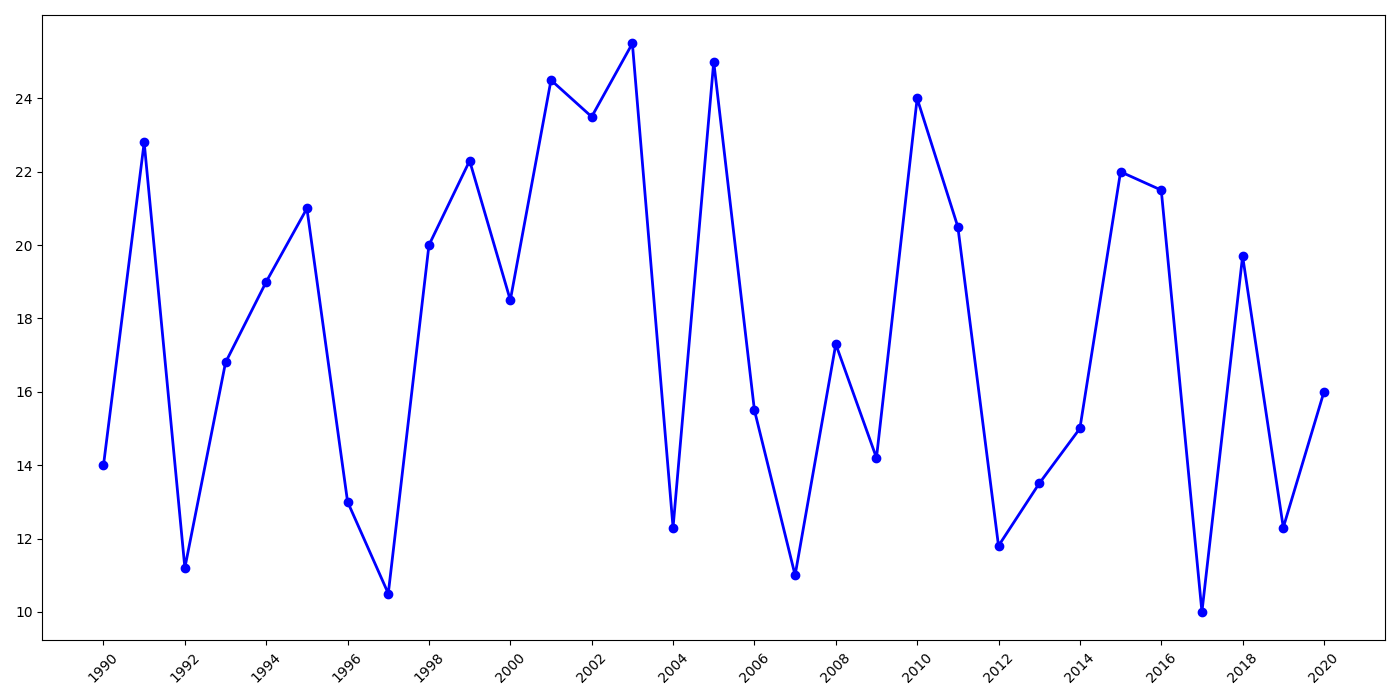

This figure's Python source:
import matplotlib.pyplot as plt
import numpy as np

years = np.arange(1990, 2021)

ice_cream_sales = np.array([
    14, 22.8, 11.2, 16.8, 19, 21, 13, 10.5, 20, 22.3,
    18.5, 24.5, 23.5, 25.5, 12.3, 25, 15.5, 11, 17.3, 14.2,
    24, 20.5, 11.8, 13.5, 15, 22, 21.5, 10, 19.7, 12.3,
    16
])

plt.figure(figsize=(14, 7))
plt.plot(years, ice_cream_sales, color='blue', marker='o', linestyle='-', linewidth=2, markersize=6)

highlight_indices = [0, 10, 20, 30]
for i in highlight_indices:
    plt.annotate(
        '',
        (years[i], ice_cream_sales[i]),
        textcoords="offset points",
        xytext=(-5, 10),
        ha='center',
        fontsize=10,
        color='orange'
    )

plt.xticks(years[::2], rotation=45)
plt.yticks(np.arange(10, 26, 2))

plt.tight_layout()
plt.show()
